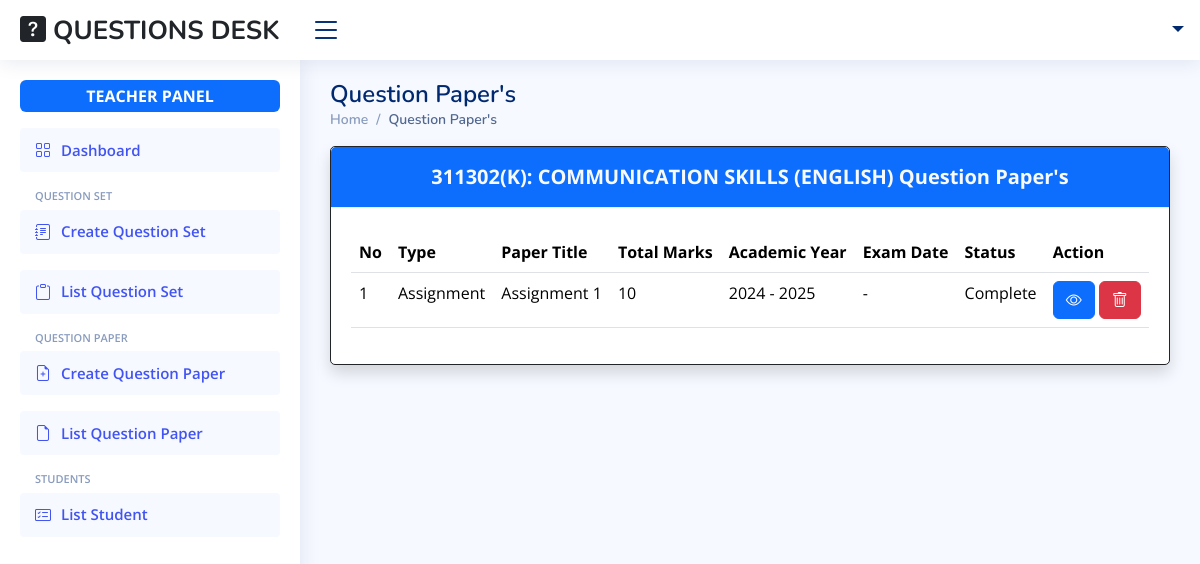
/teacher/question-papers/list/1, run on an earlier commit of the app's database.
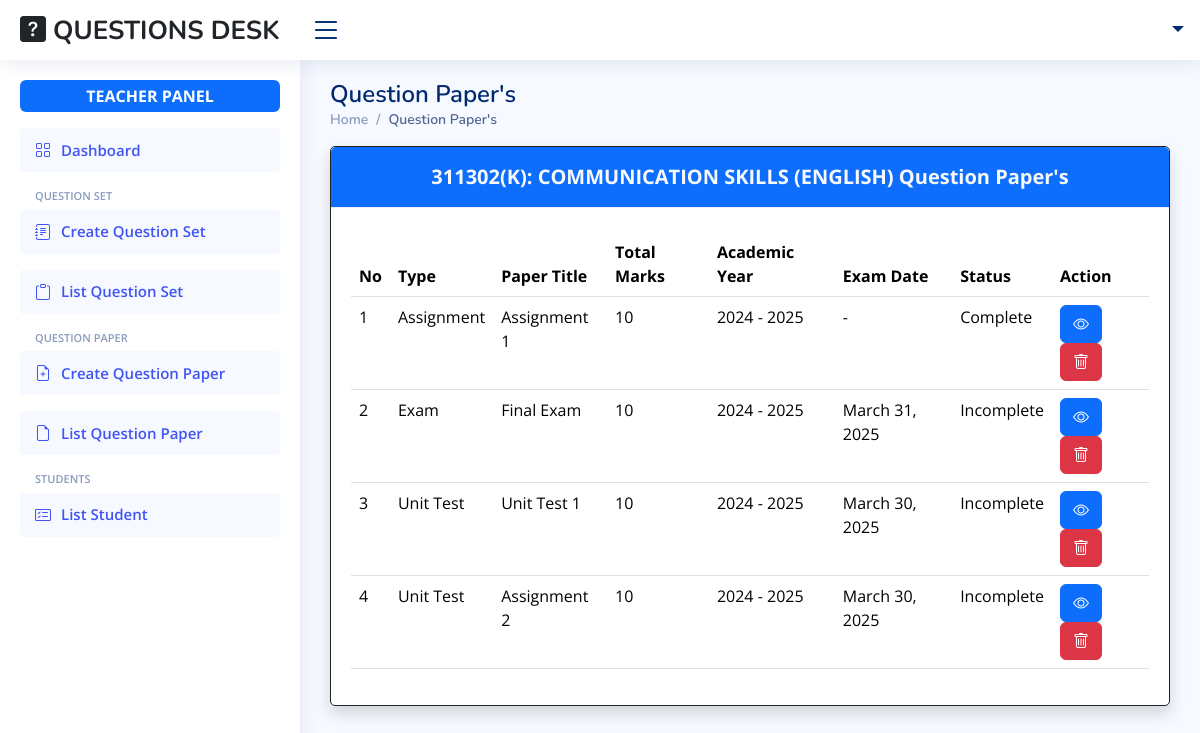
And on a later commit of the database.
### Users/models.py (models this page shows)
class Subject(models.Model):
    id = models.BigAutoField(primary_key=True)
    subject_code = models.CharField(max_length=100, unique=True, null=False, blank=False)
    subject_name = models.CharField(max_length=255, null=False, blank=False)
    semester = models.CharField(max_length=100, null=False, blank=False)
    department =models.CharField(max_length=100, null=False, blank=False)
    scheme = models.CharField(max_length=10, null=False, blank=False)
    def __str__(self):
        return f'{self.subject_code}({self.scheme}): {self.subject_name}'
    class Meta:
        db_table = 'Subjects'

### Questions/models.py (models this page shows, shortened)
class QuestionPaper(models.Model):
    id = models.BigAutoField(primary_key=True)
    question_paper_type = models.CharField(max_length=20, null=False, blank=False)
    question_paper_title = models.CharField(max_length=255, null=False, blank=False)
    question_paper_subject = models.ForeignKey(Subject, related_name='question_papers', on_delete=models.CASCADE)
    question_paper_total_marks = models.IntegerField(null=False, blank=False, default=0)
    question_count = models.IntegerField(null=False, blank=False, default=1)
    academic_year_start =  models.IntegerField(null=False, blank=False, default=2024)
    academic_year_end =  models.PositiveIntegerField(null=False, blank=False, default=2025)
    exam_date = models.DateField(null=True, blank=True)
    exam_hour = models.PositiveIntegerField(null=True, blank=True)
    exam_minute = models.PositiveIntegerField(null=True, blank=True)
    divisions = models.ManyToManyField(Division, related_name='question_papers')
    status = models.CharField(max_length=100, null=False, blank=False, default='Incomplete')
    created_date = models.DateField(auto_now_add=True)
    class Meta:
        db_table = 'Question Papers'

### Questions/views.py (the view)
# urls.py: path('question-papers/list/<int:subject_id>', question_papers_list_view, name='question-papers-list-view'),
def question_papers_list_view(request, subject_id):
    subject = Subject.objects.get(id=subject_id)
    question_papers = QuestionPaper.objects.filter(question_paper_subject=subject).order_by('question_paper_type')
    return render(request, 'question_papers/question_papers_list.html', context={'question_papers':question_papers, 'subject':subject})

### Questions/templates/question_papers/question_papers_list.html (shortened to what this page needs)
{% extends "members/teacher/base_site.html" %}
{% block main %}
<main id="main" class="main">
    <div class="pagetitle">
        <h1>Question Paper's</h1>
        <nav>
            <ol class="breadcrumb">
                <li class="breadcrumb-item"><a href="{% url "teacher-index-view" %}">Home</a></li>
                <li class="breadcrumb-item active">Question Paper's</li>
            </ol>
        </nav>
    </div>
    <section class="section">
        <div class="row justify-content-center">
            <div class="col-12">
                <div class="card border border-dark shadow">
                    <div class="card-header text-center bg-primary text-light fw-bold fs-5">
                        {{subject}} Question Paper's
                    </div>
                    <div class="card-body pt-4">
                        <table class="table datatable">
                            <thead>
                                <tr>
                                    <th>No</th>
                                    <th>Type</th>
                                    <th>Paper Title</th>
                                    <th>Total Marks</th>
                                    <th>Academic Year</th>
                                    <th>Exam Date</th>
                                    <th>Status</th>
                                    <th>Action</th>
                                </tr>
                            </thead>
                            <tbody>
                                {% for question_paper in question_papers %}
                                    <tr>
                                        <td>{{forloop.counter}}</td>
                                        <td>{{question_paper.question_paper_type}}</td>
                                        <td>{{question_paper.question_paper_title}}</td>
                                        <td>{{question_paper.question_paper_total_marks}}</td>
                                        <td>{{question_paper.academic_year_start}} - {{question_paper.academic_year_end}}</td>
                                        <td>{% if question_paper.exam_date %} {{question_paper.exam_date}} {% else %} {{'-'}} {% endif %}</td>
                                        <td>{{question_paper.status}}</td>
                                        <td>
                                            <a href="{% url "detail-question-paper-view" question_paper.id %}" class="btn btn-primary">
                                                <i class="bi bi-eye"></i>
                                            </a>
                                            <a href="{% url "delete-question-paper-view" question_paper.id %}" class="btn btn-danger">
                                                <i class="bi bi-trash"></i>
                                            </a>
                                        </td>
                                    </tr>
                                {% endfor %}
                            </tbody>
                        </table>
                    </div>
                </div>
            </div>
        </div>
    </section>
</main>
{% endblock main %}

### Users/templates/members/teacher/base_site.html (shortened to what this page needs)
{% extends "base.html" %}
{% load static %}
{% block content %}
    <header id="header" class="header fixed-top d-flex align-items-center">
        <div class="d-flex align-items-center justify-content-between">
            <a href="" class="logo">
                <span class="d-none d-lg-block text-dark">
                    <i class="bi bi-question-square-fill"></i>
                    QUESTIONS DESK
                </span>
            </a>
            <i class="bi bi-list toggle-sidebar-btn"></i>
        </div>
        <nav class="header-nav ms-auto">
            <ul>
                <li class="nav-item dropdown pe-3">
                    <a class="nav-link nav-profile pe-0" href="#" data-bs-toggle="dropdown">
                        <span class="dropdown-toggle ps-2 fs-5">{{request.user.first_name}} {{request.user.last_name.0}}</span>
                    </a>
                </li>
            </ul>
        </nav>
    </header>
    <aside id="sidebar" class="sidebar">
        <ul class="sidebar-nav" id="sidebar-nav">
            <li class="nav-item text-center mb-3">
                <span class="badge bg-primary w-100 fs-6 p-2">TEACHER PANEL</span>
            </li>
            <li class="nav-item mb-3">
                <a class="nav-link " href="{% url "teacher-index-view" %}">
                    <i class="bi bi-grid"></i>
                    <span>Dashboard</span>
                </a>
            </li>
            <li class="nav-heading">QUESTION SET</li>
            <li class="nav-item mb-3">
                <a class="nav-link" href="{% url "create-question-set-view" %}">
                    <i class="bi bi-journal-text"></i>
                    <span>Create Question Set</span>
                </a>
            </li>
            <li class="nav-item mb-3">
                <a class="nav-link" href="{% url "list-question-sets-view" %}">
                    <i class="bi bi-clipboard"></i>
                    <span>List Question Set</span>
                </a>
            </li>
            <li class="nav-heading">QUESTION PAPER</li>
            <li class="nav-item mb-3">
                <a class="nav-link" href="{% url "create-question-paper-view" %}">
                    <i class="bi bi-file-earmark-plus"></i>
                    <span>Create Question Paper</span>
                </a>
            </li>
            <li class="nav-item mb-3">
                <a class="nav-link" href="{% url "list-question-papers-view" %}">
                    <i class="bi bi-file-earmark"></i>
                    <span>List Question Paper</span>
                </a>
            </li>
            <li class="nav-heading">STUDENTS</li>
            <li class="nav-item">
                <a class="nav-link" href="{% url "teacher-list-students-view" %}">
                    <i class="bi bi-card-checklist"></i>
                    <span>List Student</span>
                </a>
            </li>
        </ul>
    </aside>
    {% block main %}{% endblock main %}
{% endblock content %}

### Users/templates/base.html (shortened to what this page needs)
{% load  static %}
<!DOCTYPE html>
<html lang="en">
    <head>
        <link href="{% static "assets/vendor/bootstrap/css/bootstrap.min.css" %}" rel="stylesheet">
        <link href="{% static "assets/vendor/bootstrap-icons/bootstrap-icons.css" %}" rel="stylesheet">
        <link href="{% static "assets/vendor/boxicons/css/boxicons.min.css" %}" rel="stylesheet">
        <link href="{% static "assets/vendor/boxicons/css/boxicons.min.css" %}" rel="stylesheet">
        <link href="{% static "assets/vendor/boxicons/css/boxicons.min.css" %}" rel="stylesheet">
        <link href="{% static "assets/vendor/remixicon/remixicon.css" %}" rel="stylesheet">
        <link href="{% static "assets/vendor/simple-datatables/style.css" %}" rel="stylesheet">
        <link href="{% static "assets/css/style.css" %}" rel="stylesheet">
        <link rel="stylesheet" href="{% static "users/css/style.css" %}">
    </head>
    <body>
        {% block content %}{% endblock content %}
    </body>
</html>

### Users/static/assets/css/style.css (style rules this page uses)
:root { scroll-behavior: smooth; }
body { font-family: "Open Sans", sans-serif; background: #f6f9ff; color: #444444; }
a { color: #4154f1; text-decoration: none; }
h1, h2, h3, h4, h5, h6 { font-family: "Nunito", sans-serif; }
#main { margin-top: 60px; padding: 20px 30px; transition: all 0.3s; }
.pagetitle { margin-bottom: 10px; }
.pagetitle h1 { font-size: 24px; margin-bottom: 0; font-weight: 600; color: #012970; }
.card { margin-bottom: 30px; border: none; border-radius: 5px; box-shadow: 0px 0 30px rgba(1, 41, 112, 0.1); }
.card-header, .card-footer { border-color: #ebeef4; background-color: #fff; color: #798eb3; padding: 15px; }
.card-body { padding: 0 20px 20px 20px; }
.breadcrumb { font-size: 14px; font-family: "Nunito", sans-serif; color: #899bbd; font-weight: 600; }
.breadcrumb a { color: #899bbd; transition: 0.3s; }
.breadcrumb .breadcrumb-item::before { color: #899bbd; }
.breadcrumb .active { color: #51678f; font-weight: 600; }
.logo { line-height: 1; }
@media (min-width: 1200px) { .logo { width: 280px; } }
.logo span { font-size: 26px; font-weight: 700; color: #012970; font-family: "Nunito", sans-serif; }
.header { transition: all 0.5s; z-index: 997; height: 60px; box-shadow: 0px 2px 20px rgba(1, 41, 112, 0.1); background-color: #fff; padding-left: 20px; }
.header .toggle-sidebar-btn { font-size: 32px; padding-left: 10px; cursor: pointer; color: #012970; }
.header-nav ul { list-style: none; }
.header-nav>ul { margin: 0; padding: 0; }
.header-nav .nav-profile { color: #012970; }
.header-nav .nav-profile span { font-size: 14px; font-weight: 600; }
.sidebar { position: fixed; top: 60px; left: 0; bottom: 0; width: 300px; z-index: 996; transition: all 0.3s; padding: 20px; overflow-y: auto; scrollbar-width: thin; scrollbar-color: #aab7cf transparent; box-shadow: 0px 0px 20px rgba(1, 41, 112, 0.1); background-color: #fff; }
@media (min-width: 1200px) { #main, #footer { margin-left: 300px; } }
.sidebar-nav { padding: 0; margin: 0; list-style: none; }
.sidebar-nav li { padding: 0; margin: 0; list-style: none; }
.sidebar-nav .nav-item { margin-bottom: 5px; }
.sidebar-nav .nav-heading { font-size: 11px; text-transform: uppercase; color: #899bbd; font-weight: 600; margin: 10px 0 5px 15px; }
.sidebar-nav .nav-link { display: flex; align-items: center; font-size: 15px; font-weight: 600; color: #4154f1; transition: 0.3; background: #f6f9ff; padding: 10px 15px; border-radius: 4px; }
.sidebar-nav .nav-link i { font-size: 16px; margin-right: 10px; color: #4154f1; }

What changed in the data, as far as the page shows it:
added QuestionPaper: question_paper_type "Exam", question_paper_title "Final Exam", question_paper_total_marks "10", academic_year_start "2024", academic_year_end "2025", exam_date "March 31, 2025", status "Incomplete"
added QuestionPaper: question_paper_type "Unit Test", question_paper_title "Unit Test 1", question_paper_total_marks "10", academic_year_start "2024", academic_year_end "2025", exam_date "March 30, 2025", status "Incomplete"
added QuestionPaper: question_paper_type "Unit Test", question_paper_title "Assignment 2", question_paper_total_marks "10", academic_year_start "2024", academic_year_end "2025", exam_date "March 30, 2025", status "Incomplete"
